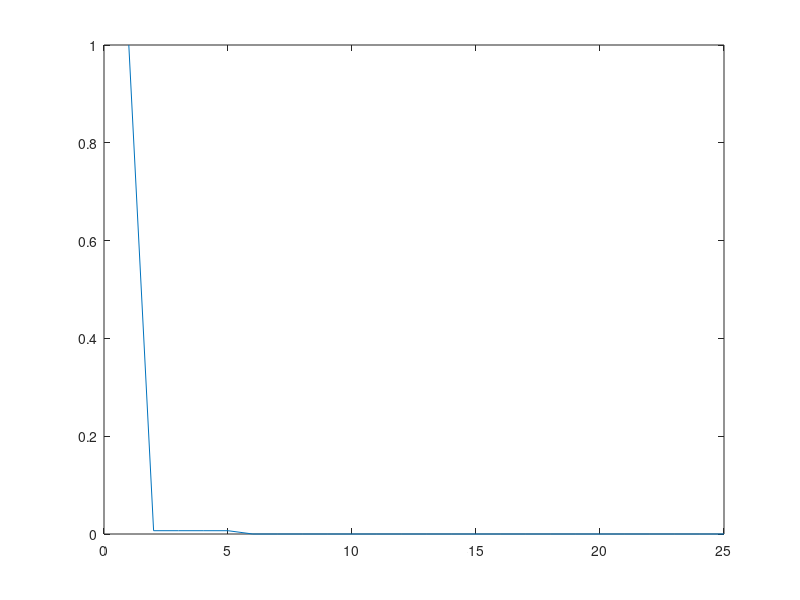
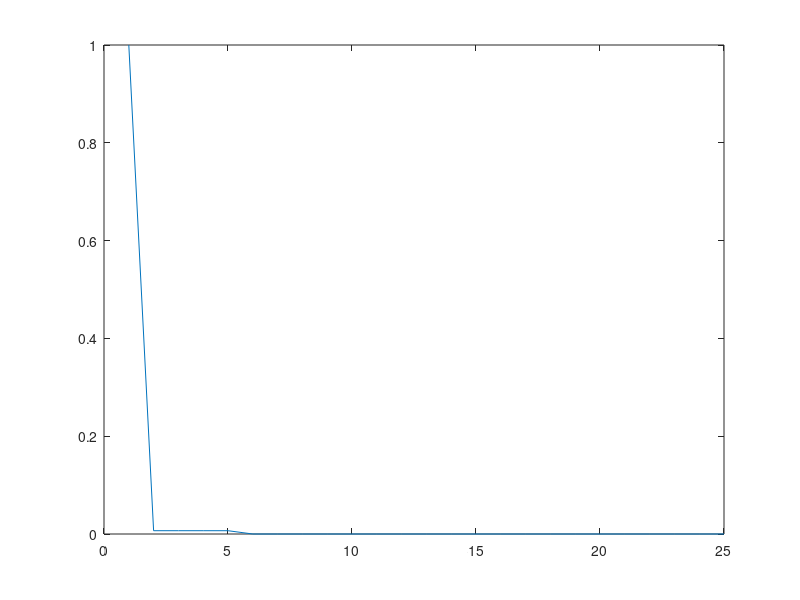

MATLAB code to generate these figures, in order:
close all;

% testing the shape of the activation function. logistic
L=1; % maximum
k=.08; % curve steepness, also determines how low is the initial start
% b=1;
b=atanh(2/3);
a=15;
% a = 1;
d = 8;
sigma2 = .1;
v = 1;

maxDist = 100;
steps = 1;
maxDist_weights = .001;
minDist_weights = 0;

% x = 0:steps:maxDist;
x = [0,repelem(1,4),repelem(2,8),repelem(3,12)];
% xaxis = 0:steps:maxDist;

% xlog = log(v./((d*x.^2)./d));
% xlog = 1./((d*(x.^2))./d);

% plot(-x,xlog)

% acts = L ./ (1 + exp(-k * xlog));
% acts = tanh(xlog);
% acts = a.*tanh(b.*x);

mse_max = sum(repelem(maxDist_weights,d).^2) / d;
mse_min = sum(repelem(minDist_weights,d).^2) / d;


acts_min = (1-a*tanh(b*mse_max))*exp(-(x.^2) / (2*sigma2));
acts_max = (1-a*tanh(b*mse_min))*exp(-(x.^2) / (2*sigma2));
acts_min_total = sum(acts_min);
acts_max_total = sum(acts_max);

figure
plot(acts_min)

figure
plot(acts_max)

% note, however, that the weights aren't updated linearly. Rather, they
% also travel along and exp() curve. 

% the total change will be approximately the difference between acts max
% and acts min
changeTot = acts_max_total - acts_min_total;

% so, we want that change to occur over the course of about 60 trials
% although there are a total of 72 trials, if saturation doesn't occur
% until the very end of the second half, it'llbe easier to preserve the
% performance of the lesioned networks durign the low ambiguity condition,
% during which they're still seeing many features
eta = changeTot / 40

% that eta happens ~20 times per fixation
% but, need to account for the fact that all 6 simple features aren't seen on every
% trial, and that 4 grids need to be saturated
eta_use = (eta /( 20))*16

% update = eta_use*exp(-(x.^2) / (2*sigma2));

% acts_updated = 40*eta_use+(1-a*tanh(b*mse_min))*exp(-(x.^2) / (2*sigma2));
% plot(acts_updated)

%% testing out classic activation functions...

w1 = [.3,.3,.6];
w2 = [.1,.1,.6];
w3 = [.5,.5,.6];
i = [.35,.35,.65];

v1 = w1 * i';
v2 = w2 * i';
v3 = w3 * i';
vi = i * i';

mse1 = sum((w1-i).^2)/3;
mse2 = sum((w2-i).^2)/3;
mse3 = sum((w3-i).^2)/3;
msei = sum((i-i).^2)/3;

% these ones suffer, don't use
act1 = a*tanh(b*v1) * (1-mse1);
act2 = a*tanh(b*v2) * (1-mse2);
act3 = a*tanh(b*v3) * (1-mse3);
acti = a*tanh(b*vi) * (1-msei);

% this one seems okay (would use in a peak/total activation manner), except
% that the mse of the non-peak nodes will be much larger when the input is
% either .95 or .05.
act1 = a*tanh(b*(1-mse1));
act2 = a*tanh(b*(1-mse2));
act3 = a*tanh(b*(1-mse3));
acti = a*tanh(b*(1-msei));

% So, I think we need to base the activation function from the gaussian
% neighborhood
act1 = (a*tanh(b*(1-mse1)))*exp(-(x.^2) / (2*sigma2));
act2 = (a*tanh(b*(1-mse2)))*exp(-(x.^2) / (2*sigma2));
act3 = (a*tanh(b*(1-mse3)))*exp(-(x.^2) / (2*sigma2));

sum(act1)
sum(act2)
sum(act3)


n1 = .9;
n2 = .5;
n3 = .1;

i1 = .9;
i2 = .5;

mse11 = (n1-i1)^2;
mse12 = (n1-i2)^2;
mse21 = (n2-i1)^2;
mse22 = (n2-i2)^2;
mse31 = (n3-i1)^2;
mse32 = (n3-i2)^2;

% when input is .9, so n1 wins
sum([mse21,mse31])

% when input is .5, so n2 wins
sum([mse12,mse32])

% holy fuck! the network has a vastly different total activation depending
% on whether the input is in the 'middle' (the .35 and .65) of the space or not
% this means that the network is going to be less selective for those
% stimuli

a11 = 1/(1+exp(-k*log(1/mse11)))
a21 = 1/(1+exp(-k*log(1/mse21)))
a31 = 1/(1+exp(-k*log(1/mse31)))
a11+a21+a31

a12 = 1/(1+exp(-k*log(1/mse12)))
a22 = 1/(1+exp(-k*log(1/mse22)))
a32 = 1/(1+exp(-k*log(1/mse32)))
a21+a22+a32


